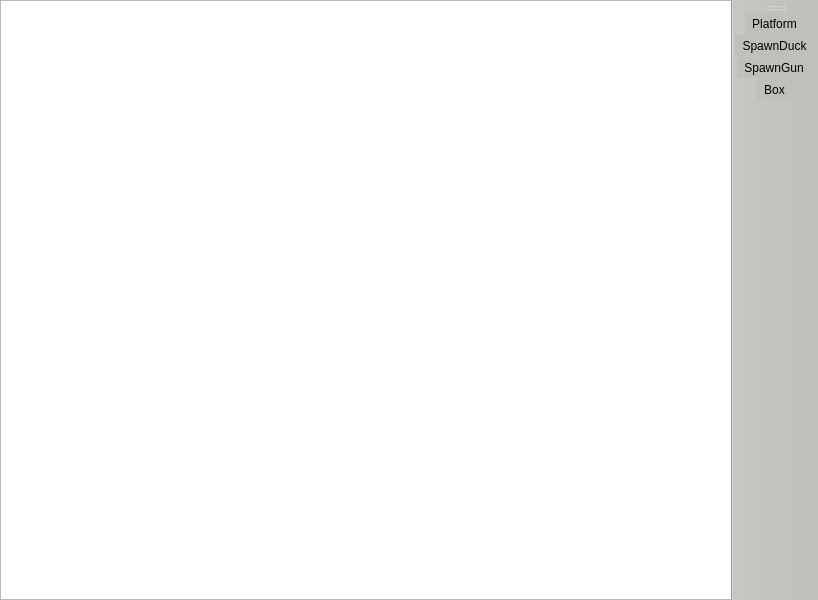
<?xml version="1.0" encoding="UTF-8"?>
<ui version="4.0">
 <class>MainWindow</class>
 <widget class="QMainWindow" name="MainWindow">
  <property name="geometry">
   <rect>
    <x>0</x>
    <y>0</y>
    <width>818</width>
    <height>600</height>
   </rect>
  </property>
  <property name="windowTitle">
   <string>MainWindow</string>
  </property>
  <widget class="QWidget" name="centralwidget">
   <widget class="QGraphicsView" name="graphicsView">
    <property name="geometry">
     <rect>
      <x>0</x>
      <y>0</y>
      <width>800</width>
      <height>600</height>
     </rect>
    </property>
   </widget>
  </widget>
  <widget class="QToolBar" name="toolBar">
   <property name="windowTitle">
    <string>toolBar</string>
   </property>
   <property name="styleSheet">
    <string notr="true">background-color:rgb(192, 191, 188);</string>
   </property>
   <attribute name="toolBarArea">
    <enum>RightToolBarArea</enum>
   </attribute>
   <attribute name="toolBarBreak">
    <bool>false</bool>
   </attribute>
   <addaction name="Platform"/>
   <addaction name="SpawnDuck"/>
   <addaction name="SpawnGun"/>
   <addaction name="Box"/>
  </widget>
  <action name="Platform">
   <property name="checkable">
    <bool>true</bool>
   </property>
   <property name="text">
    <string>Platform</string>
   </property>
   <property name="toolTip">
    <string>platform</string>
   </property>
  </action>
  <action name="SpawnDuck">
   <property name="text">
    <string>SpawnDuck</string>
   </property>
   <property name="toolTip">
    <string>SpawnDuck</string>
   </property>
  </action>
  <action name="SpawnGun">
   <property name="text">
    <string>SpawnGun</string>
   </property>
   <property name="toolTip">
    <string>SpawnGun</string>
   </property>
  </action>
  <action name="Box">
   <property name="text">
    <string>Box</string>
   </property>
   <property name="toolTip">
    <string>Box</string>
   </property>
  </action>
 </widget>
 <resources/>
 <connections/>
</ui>
